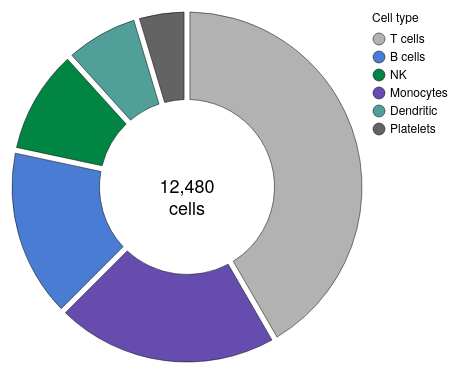

This figure's Vega-Lite source:
### Vega-Lite specification from a JSON file in a GitHub repository (floating-point values rounded to 4 significant figures)
{"background": null, "config": {"arc": {"fill": "#DBDBDB", "fillOpacity": 1.0, "innerRadius": 43.75, "padAngle": 0.03, "stroke": "black", "strokeOpacity": 1, "strokeWidth": 0.25}, "area": {"fill": "#DBDBDB", "fillOpacity": 1.0, "stroke": "black", "strokeOpacity": 1, "strokeWidth": 0.25}, "axis": {"domain": true, "domainCap": "round", "domainColor": "black", "domainWidth": 0.25, "grid": false, "gridCap": "round", "gridColor": "#F1F1F1", "gridDash": [0, 0], "gridOpacity": 1.0, "gridWidth": 0.25, "labelColor": "black", "labelFont": "Helvetica Neue, HelveticaNeue, Helvetica, Arial, sans-serif", "labelFontSize": 6, "labelFontStyle": "normal", "labelFontWeight": 400, "offset": 0, "ticks": true, "tickCap": "round", "tickColor": "black", "tickRound": false, "tickSize": 3, "tickWidth": 0.25, "titleColor": "black", "titleFont": "Helvetica Neue, HelveticaNeue, Helvetica, Arial, sans-serif", "titleFontSize": 6, "titleFontStyle": "normal", "titleFontWeight": 400}, "axisX": {"domain": true, "labelAlign": "center", "labelAngle": 0, "labels": true, "ticks": true, "translate": 0}, "axisY": {"domain": true, "labelAlign": "right", "labelAngle": 0, "labels": true, "ticks": true, "translate": 0}, "axisRight": {"domain": true, "labelAlign": "left", "labelAngle": 0, "labels": true, "ticks": true, "translate": 0}, "axisTop": {"domain": true, "labelAlign": "center", "labelAngle": 0, "labels": true, "ticks": true, "translate": 0}, "axisBand": {"tickOffset": 0}, "bar": {"fill": "#DBDBDB", "fillOpacity": 1.0, "stroke": "black", "strokeOpacity": 1, "strokeWidth": 0.25}, "boxplot": {"size": 15.75, "ticks": {"cornerRadius": 0.25, "fill": "black", "opacity": 1, "size": 7.875, "thickness": 0.25}, "box": {"fillOpacity": 1.0, "stroke": "black", "strokeOpacity": 1, "strokeWidth": 0.25}, "median": {"cornerRadius": 0, "fill": "black", "fillOpacity": 1.0, "opacity": 1, "size": 15.75, "thickness": 0.25}, "rule": {"fill": "black", "fillOpacity": 1.0, "size": 17.5, "stroke": "black", "strokeDash": [0, 0], "strokeOpacity": 1, "strokeWidth": 0.25}, "outliers": {"color": "black", "fill": "black", "fillOpacity": 1.0, "size": 0, "stroke": "black", "strokeOpacity": 1, "strokeWidth": 0.25}}, "circle": {"fill": "black", "fillOpacity": 1.0, "size": 2.188, "stroke": null, "strokeOpacity": 1, "strokeWidth": 0.25}, "errorband": {"band": {"fillOpacity": 0.6, "stroke": null, "strokeWidth": 0.25, "strokeOpacity": 1}, "borders": {"opacity": 0, "strokeOpacity": 1, "strokeWidth": 0.25}}, "errorbar": {"opacity": 1, "rule": {"strokeDash": [0, 0], "strokeWidth": 0.25}, "ticks": {"color": "black", "cornerRadius": 0.125, "opacity": 1, "size": 10.5, "thickness": 0.25}, "thickness": 0.25}, "font": "Helvetica Neue, HelveticaNeue, Helvetica, Arial, sans-serif", "geoshape": {"fill": "#DBDBDB", "fillOpacity": 1.0, "stroke": "black", "strokeOpacity": 1, "strokeWidth": 0.25}, "header": {"labelColor": "black", "labelFont": "Helvetica Neue, HelveticaNeue, Helvetica, Arial, sans-serif", "labelFontSize": 6, "labelFontStyle": "normal", "labelFontWeight": 400, "titleColor": "black", "titleFont": "Helvetica Neue, HelveticaNeue, Helvetica, Arial, sans-serif", "titleFontSize": 6, "titleFontStyle": "normal", "titleFontWeight": 400, "titlePadding": 0}, "legend": {"disable": false, "offset": 4.5, "titlePadding": 4, "labelOffset": 2, "gradientLabelOffset": 2, "columnPadding": 4, "rowPadding": 2, "gradientLength": 87.5, "gradientThickness": 8.75, "gradientOpacity": 1.0, "gradientStrokeColor": "black", "gradientStrokeWidth": 0.25, "labelColor": "black", "labelFont": "Helvetica Neue, HelveticaNeue, Helvetica, Arial, sans-serif", "labelFontSize": 6, "labelFontStyle": "normal", "labelFontWeight": 400, "strokeColor": "black", "strokeWidth": 0, "symbolSize": 36, "symbolStrokeColor": "black", "symbolStrokeWidth": 0.25, "titleColor": "black", "titleFont": "Helvetica Neue, HelveticaNeue, Helvetica, Arial, sans-serif", "titleFontSize": 6, "titleFontStyle": "normal", "titleFontWeight": 400}, "line": {"color": "black", "stroke": "black", "strokeCap": "butt", "strokeDash": [0, 0], "strokeOpacity": 1, "strokeWidth": 0.5}, "point": {"filled": true, "fill": "#DBDBDB", "fillOpacity": 1.0, "size": 8.75, "stroke": "black", "strokeOpacity": 1, "strokeWidth": 0.25}, "range": {"category": ["#B2B2B2", "#4A7CD3", "#008542", "#664CAF", "#509F98", "#636363", "#284F93", "#005226", "#382864", "#285753"], "diverging": {"scheme": ["#443E60", "#5F597E", "#7C759B", "#9994B6", "#B7B4CC", "#D6D5DC", "#F6F6F6", "#D1DAD9", "#A4C2BF", "#7AA9A4", "#578E89", "#37736E", "#1B5954"]}, "heatmap": {"scheme": ["#440154", "#472270", "#433E82", "#38598C", "#2C728E", "#238A8D", "#24A086", "#39B578", "#5DC862", "#96D646", "#CAE02D", "#FDE724"]}, "ordinal": {"scheme": ["#F1F1F1", "#DBDBDB", "#C6C6C6", "#B2B2B2", "#9D9D9D", "#898989", "#767676", "#636363", "#515151", "#404040", "#2F2F2F", "#1F1F1F"]}, "ramp": {"scheme": ["#440154", "#472270", "#433E82", "#38598C", "#2C728E", "#238A8D", "#24A086", "#39B578", "#5DC862", "#96D646", "#CAE02D", "#FDE724"]}}, "rule": {"color": "black", "stroke": "black", "strokeCap": "round", "strokeDash": [2, 2], "strokeOpacity": 1, "strokeWidth": 0.25}, "scale": {"barBandPaddingInner": 0.1, "rectBandPaddingInner": 0, "tickBandPaddingInner": 0.1, "bandPaddingOuter": 0.1, "bandWithNestedOffsetPaddingInner": 0.2, "bandWithNestedOffsetPaddingOuter": 0.2, "offsetBandPaddingInner": 0, "offsetBandPaddingOuter": 0, "continuousPadding": 8.75, "round": false}, "rect": {"fill": "#DBDBDB", "fillOpacity": 1.0, "stroke": "black", "strokeOpacity": 1, "strokeWidth": 0.25}, "square": {"fill": "#DBDBDB", "fillOpacity": 1.0, "size": 17.5, "stroke": "black", "strokeOpacity": 1, "strokeWidth": 0.25}, "text": {"color": "black", "font": "Helvetica Neue, HelveticaNeue, Helvetica, Arial, sans-serif", "fontSize": 6, "fontStyle": "normal", "fontWeight": 400}, "tick": {"color": "black", "cornerRadius": 0.125, "opacity": 1.0, "size": 15.75, "thickness": 0.25}, "title": {"anchor": "middle", "frame": "group", "color": "black", "font": "Helvetica Neue, HelveticaNeue, Helvetica, Arial, sans-serif", "fontSize": 6, "fontStyle": "normal", "fontWeight": 400, "subtitleColor": "black", "subtitleFont": "Helvetica Neue, HelveticaNeue, Helvetica, Arial, sans-serif", "subtitleFontSize": 6, "subtitleFontStyle": "normal", "subtitleFontWeight": 400}, "trail": {"color": "black", "opacity": 1, "size": 0.5}, "view": {"continuousWidth": 175, "continuousHeight": 175, "discreteWidth": 175, "discreteHeight": 175, "fill": null, "stroke": null, "strokeWidth": 0.25}}, "layer": [{"data": {"name": "data-b2bdd333513c9b35ab5be7da88949bb7"}, "mark": {"type": "arc"}, "encoding": {"color": {"field": "cell type", "legend": {"title": "Cell type"}, "sort": ["T cells", "B cells", "NK", "Monocytes", "Dendritic", "Platelets"], "type": "nominal"}, "order": {"field": "cells", "sort": "descending", "type": "quantitative"}, "theta": {"field": "cells", "stack": true, "type": "quantitative"}}}, {"data": {"name": "data-06a8e6cc43b7a12013262361e69121aa"}, "mark": {"type": "text", "fontSize": 9, "lineBreak": "\n"}, "encoding": {"text": {"field": "label", "type": "nominal"}}}], "$schema": "https://vega.github.io/schema/vega-lite/v6.4.1.json", "datasets": {"data-b2bdd333513c9b35ab5be7da88949bb7": [{"cell type": "T cells", "cells": 5200}, {"cell type": "B cells", "cells": 1980}, {"cell type": "NK", "cells": 1240}, {"cell type": "Monocytes", "cells": 2600}, {"cell type": "Dendritic", "cells": 880}, {"cell type": "Platelets", "cells": 580}], "data-06a8e6cc43b7a12013262361e69121aa": [{"label": "12,480\ncells"}]}}
